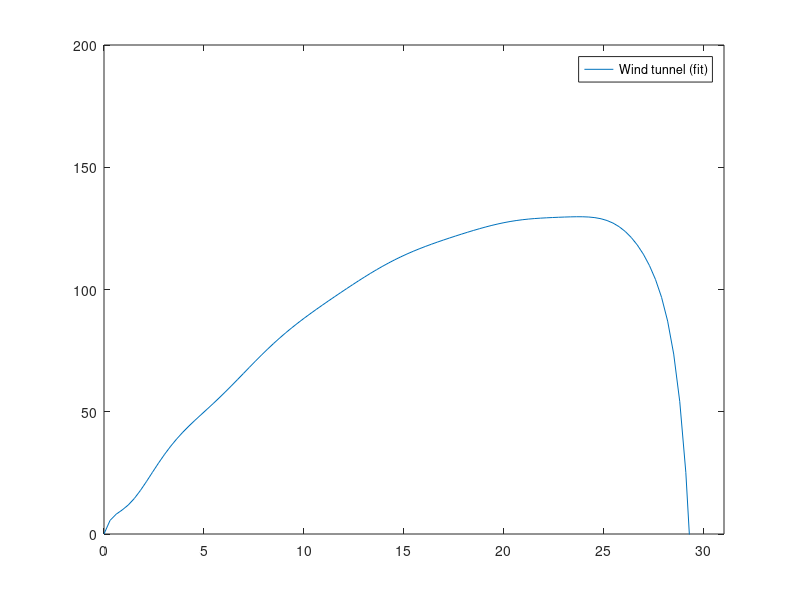

Reproduce this figure in MATLAB. (Note: this script raises an error after producing the figure.)
D = 0.254;       %Diametro elica [m]
max_RPM = 8539;
n_max = max_RPM/60;

%% CALCOLO RENDIMENTO DELL'ELICA IN FUNZIONE DELLA VELOCITA' INDISTURBATA
%Dati reperibili al link: https://www.apcprop.com/files/PER3_10x6.dat
J_tab = [0.00 0.03 0.06 0.08 0.11 0.14 0.17 0.20 0.22 0.25 0.28 0.31 0.33 0.36 0.39 0.42 0.45 0.47 0.50 0.53 0.56 0.59 0.61 0.64 0.67 0.70 0.73 0.75 0.78 0.81];
eta_prop = [0.0000 0.0642 0.1257 0.1843 0.2420 0.2933 0.3435 0.3908 0.4352 0.4767 0.5154 0.5511 0.5837 0.6134 0.6402 0.6640 0.6894 0.7029 0.7182 0.7312 0.7419 0.7498 0.7549 0.7566 0.7537 0.7408 0.7111 0.6501 0.5049 0.0008];
%Interpolazione dati
V_tab = J_tab .* n_max .* D;
coeff_eta_prop = polyfit(V_tab, eta_prop, 15);

%% CALCOLO POTENZA MECCANICA EROGATA DAL MOTORE IN FUNZIONE DEL NUMERO DI GIRI MOTORE
%Dati ottenuti da eCalc dagli screen di data 18/03/2019
RPM = [1200 1800 2400 3000 3600 4200 4800 5400 6000 6600 7200 7800 8400 8539];
P_elec = [2.2 4.2 7.4 12.1 18.8 27.9 39.8 54.9 73.8 96.8 124.4 157.0 195.3 206.2];
eta_mot = [0.219 0.382 0.515 0.614 0.683 0.732 0.766 0.790 0.807 0.819 0.827 0.833 0.837 0.833];        %Rendimento meccanico
%Interpolazione dati
P_shaft = P_elec .* eta_mot;
coeff_P_shaft = polyfit(RPM, P_shaft, 3);
max_P_shaft = polyval(coeff_P_shaft, max_RPM);

%% CALCOLO POTENZA PROPULSIVA EFFETTIVA IN FUNZIONE DELLA VELOCITA' INDISTURBATA
coeff_P_prop = coeff_eta_prop .* max_P_shaft;
v = linspace(0, 30, 100);
plot(v, polyval(coeff_P_prop, v));
legend('Wind tunnel (fit)', 'Wind tunnel (dati)' ,'Previsione eCalc');
axis([0 31 0 200])

%% CALCOLO ERRORE
T_A = [0 13.63 13.12 12.46 11.84 11.08 10.20 9.358 8.517 7.567 6.689 5.775 4.789];
v_A = [0 5 7 9 11 13 15 17 19 21 23 25 27];
P_A = T_A.*v_A;
err_rel = abs(P_A - polyval(coeff_P_prop, v_A))./(P_A);

yyaxis right;
plot(v_A, err_rel);
ylabel('Relative error');

poly2sym(coeff_P_prop) % In output la funzione simbolica - attenzione al range di plot!

% f = @(x) ((6914260054825037.*x.^15)/1267650600228229401496703205376 - (465975034830941.*x.^14)/309485009821345068724781056 + (438546751597867.*x.^13)/2417851639229258349412352 - (3848533357633813.*x.^12)/302231454903657293676544 + (2757069114498035.*x.^11)/4722366482869645213696 - (5459705683898567.*x.^10)/295147905179352825856 + (3845400541620467.*x.^9)/9223372036854775808 - (7799509199559873.*x.^8)/1152921504606846976 + (355565129980795.*x.^7)/4503599627370496 - (5890296412221353.*x.^6)/9007199254740992 + (4209679236237963.*x.^5)/1125899906842624 - (7914493034490199.*x.^4)/562949953421312 + (9006155510541971.*x.^3)/281474976710656 - (1337187439795785.*x.^2)/35184372088832 + (7678943032343733.*x)/281474976710656 + 5388791348096689/576460752303423488);
% x = linspace(0, 29.4, 100);
% plot(x, f(x));